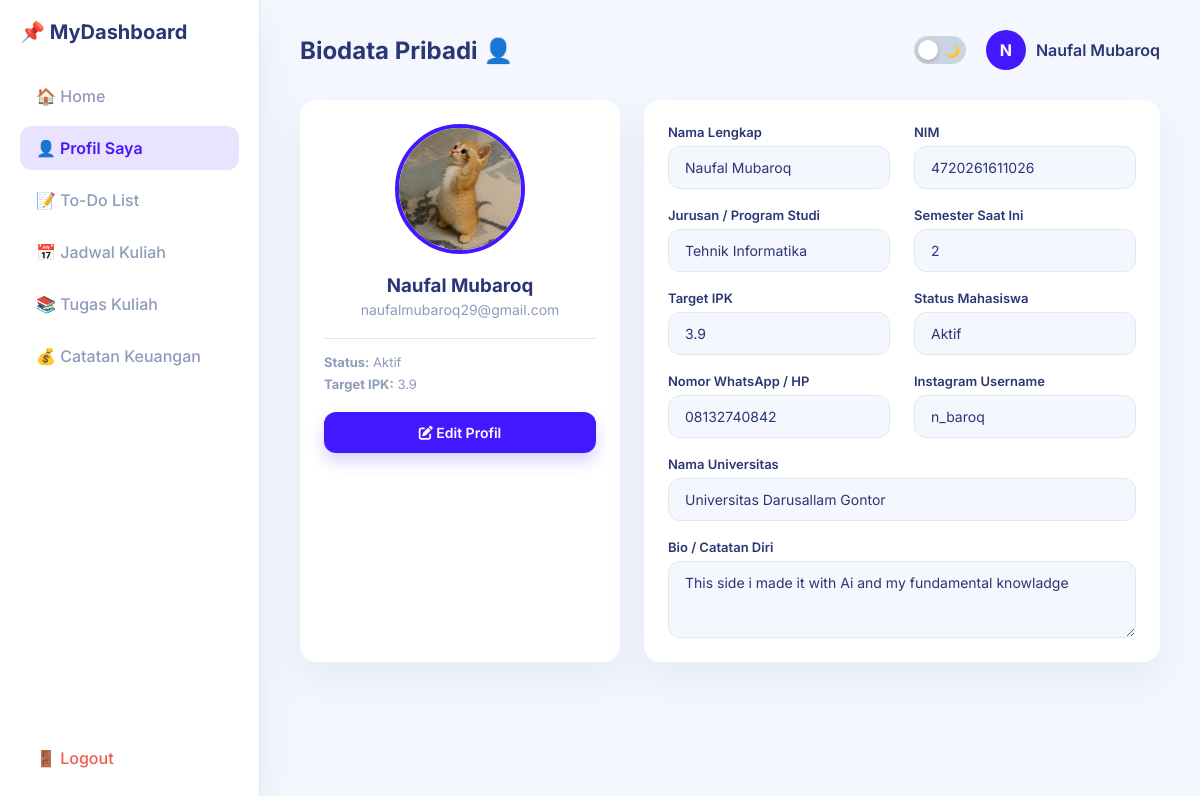
Screenshot of /profil.php (signed in) with the database file from the repository.
### tables this page shows
CREATE TABLE `users` (
  `id` int(11) NOT NULL,
  `nama` varchar(100) NOT NULL,
  `email` varchar(100) NOT NULL,
  `password` varchar(255) NOT NULL,
  `created_at` timestamp NOT NULL DEFAULT current_timestamp(),
  `nim` varchar(20) DEFAULT NULL,
  `jurusan` varchar(100) DEFAULT NULL,
  `semester` int(11) DEFAULT NULL,
  `target_ipk` varchar(10) DEFAULT NULL,
  `status_mhs` varchar(20) DEFAULT 'Aktif',
  `no_hp` varchar(20) DEFAULT NULL,
  `instagram` varchar(100) DEFAULT NULL,
  `github` varchar(200) DEFAULT NULL,
  `bio` text DEFAULT NULL,
  `foto` varchar(255) DEFAULT NULL
);

### profil.php (the view, shortened to what this page needs)
<?php
require 'koneksi.php';
$user_id = $_SESSION['user_id'];
$nama_user = $_SESSION['nama'] ?? 'User';
$query_user = mysqli_query($conn, "SELECT * FROM users WHERE id = '$user_id'");
$user = mysqli_fetch_assoc($query_user);
$foto_profil = (!empty($user['foto']) && file_exists('uploads/' . $user['foto']))
                ? 'uploads/' . $user['foto']
                : 'https://via.placeholder.com/130?text=Foto';
?>
<!DOCTYPE html>
<html lang="id">
<head>
    <link rel="stylesheet" href="dashboard.css?v=<?= time(); ?>">
    <link rel="stylesheet" href="tampilanhp.css?v=<?= time(); ?>">
    <link rel="stylesheet" href="https://cdnjs.cloudflare.com/ajax/libs/font-awesome/6.4.0/css/all.min.css">
</head>
<body>
    <div class="dashboard-container">
        <aside class="sidebar">
            <div class="brand">📌 MyDashboard</div>
            <ul class="sidebar-menu">
                <li><a href="dashboard.php">🏠 Home</a></li>
                <li><a href="profil.php" class="active">👤 Profil Saya</a></li>
                <li><a href="todolist.php">📝 To-Do List</a></li>
                <li><a href="jadwalkuliah.php">📅 Jadwal Kuliah</a></li>
                <li><a href="tugaskl.php">📚 Tugas Kuliah</a></li>
                <li><a href="pencatatankeuangan.php">💰 Catatan Keuangan</a></li>
                <li class="logout-item"><a href="logout.php" class="logout-btn">🚪 Logout</a></li>
            </ul>
        </aside>
        <main class="main-content">
            <header class="top-header">
                <div class="welcome-text" style="display: flex; align-items: center; gap: 12px;">
                    <div>
                        <h1>Biodata Pribadi 👤</h1>
                    </div>
                </div>
                <div style="display: flex; align-items: center; gap: 20px;">
                    <div class="theme-switch-wrapper">
                        <label class="theme-switch" for="checkboxTheme">
                            <div class="slider round">
                                <span>☀️</span>
                                <span>🌙</span>
                            </div>
                        </label>
                    </div>
                    <div class="user-profile-badge">
                        <div class="user-avatar"><?= strtoupper(substr($nama_user, 0, 1)); ?></div>
                        <span><?= htmlspecialchars($nama_user); ?></span>
                    </div>
                </div>
            </header>
            <div class="profile-container">
                <div class="profile-card">
                    <div class="avatar-upload">
                        <img src="<?= $foto_profil; ?>" class="avatar-preview" alt="Foto Profil">
                    </div>
                    <h3><?= htmlspecialchars($user['nama']); ?></h3>
                    <p style="color: var(--text-muted); font-size: 14px; margin-top: 4px;"><?= htmlspecialchars($user['email']); ?></p>
                    <div style="margin-top: 20px; padding-top: 15px; border-top: 1px solid var(--border-color); text-align: left; font-size: 13px; color: var(--text-muted);">
                        <p><strong>Status:</strong> <?= htmlspecialchars($user['status_mhs'] ?? 'Aktif'); ?></p>
                        <p style="margin-top: 6px;"><strong>Target IPK:</strong> <?= htmlspecialchars($user['target_ipk'] ?? '-'); ?></p>
                    </div>
                    <a href="updateprofil.php" class="btn-save" style="display: block; text-align: center; margin-top: 20px; text-decoration: none;">
                        <i class="fas fa-edit"></i> Edit Profil
                    </a>
                </div>
                <div class="profile-form-card">
                    <div class="form-grid">
                        <div class="form-group">
                            <label>Nama Lengkap</label>
                            <input type="text" value="<?= htmlspecialchars($user['nama']); ?>" disabled>
                        </div>
                        <div class="form-group">
                            <label>NIM</label>
                            <input type="text" value="<?= htmlspecialchars($user['nim'] ?? '-'); ?>" disabled>
                        </div>
                        <div class="form-group">
                            <label>Jurusan / Program Studi</label>
                            <input type="text" value="<?= htmlspecialchars($user['jurusan'] ?? '-'); ?>" disabled>
                        </div>
                        <div class="form-group">
                            <label>Semester Saat Ini</label>
                            <input type="text" value="<?= htmlspecialchars($user['semester'] ?? '-'); ?>" disabled>
                        </div>
                        <div class="form-group">
                            <label>Target IPK</label>
                            <input type="text" value="<?= htmlspecialchars($user['target_ipk'] ?? '-'); ?>" disabled>
                        </div>
                        <div class="form-group">
                            <label>Status Mahasiswa</label>
                            <input type="text" value="<?= htmlspecialchars($user['status_mhs'] ?? 'Aktif'); ?>" disabled>
                        </div>
                        <div class="form-group">
                            <label>Nomor WhatsApp / HP</label>
                            <input type="text" value="<?= htmlspecialchars($user['no_hp'] ?? '-'); ?>" disabled>
                        </div>
                        <div class="form-group">
                            <label>Instagram Username</label>
                            <input type="text" value="<?= htmlspecialchars($user['instagram'] ?? '-'); ?>" disabled>
                        </div>
                        <div class="form-group full-width">
                            <label>Nama Universitas</label>
                            <input type="text" value="<?= htmlspecialchars($user['github'] ?? '-'); ?>" disabled>
                        </div>
                        <div class="form-group full-width">
                            <label>Bio / Catatan Diri</label>
                            <textarea rows="3" disabled><?= htmlspecialchars($user['bio'] ?? '-'); ?></textarea>
                        </div>
                    </div>
                </div>
            </div>
        </main>
    </div>
</body>
</html>

### dashboard.css (style rules this page uses)
:root { --bg-main: #f4f7fe; --card-bg: #ffffff; --text-primary: #2b3674; --text-muted: #8f9bba; --border-color: #e2e8f0; --sidebar-bg: #ffffff; --accent-color: #4318ff; --accent-hover: #3311db; --accent-light: #e9e3ff; --danger-color: #ee5d50; --shadow: 0px 18px 40px rgba(112, 144, 176, 0.12); }
* { margin: 0; padding: 0; box-sizing: border-box; font-family: 'Inter', sans-serif; }
body { background-color: var(--bg-main); color: var(--text-primary); display: flex; min-height: 100vh; transition: background-color 0.3s, color 0.3s; }
.dashboard-container { display: flex; width: 100%; }
.sidebar { width: 260px; background-color: var(--sidebar-bg); padding: 20px; display: flex; flex-direction: column; border-right: 1px solid var(--border-color); box-shadow: var(--shadow); position: sticky; top: 0; height: 100vh; flex-shrink: 0; transition: background-color 0.3s, border-color 0.3s; }
.sidebar .brand { font-size: 20px; font-weight: 700; color: var(--text-primary); margin-bottom: 30px; display: flex; align-items: center; gap: 12px; }
.sidebar-menu { list-style: none; display: flex; flex-direction: column; gap: 8px; height: 100%; padding: 0; margin: 0; }
.sidebar-menu li a { display: flex; align-items: center; gap: 12px; padding: 12px 16px; color: var(--text-muted); text-decoration: none; font-weight: 500; border-radius: 12px; transition: all 0.2s ease; }
.sidebar-menu li a:hover, .sidebar-menu li a.active { background-color: var(--accent-light); color: var(--accent-color); font-weight: 600; }
.sidebar-menu .logout-item { margin-top: auto; }
.sidebar-menu li a.logout-btn { color: var(--danger-color); }
.main-content { flex: 1; padding: 30px 40px; overflow-y: auto; }
.top-header { display: flex; justify-content: space-between; align-items: center; margin-bottom: 30px; }
.top-header .welcome-text h1 { font-size: 24px; font-weight: 700; color: var(--text-primary); }
.theme-switch-wrapper { display: flex; align-items: center; }
.theme-switch { position: relative; display: inline-block; width: 52px; height: 28px; }
.slider { position: absolute; cursor: pointer; top: 0; left: 0; right: 0; bottom: 0; background-color: #cbd5e1; transition: .4s; border-radius: 34px; display: flex; align-items: center; justify-content: space-between; padding: 0 6px; font-size: 12px; }
.slider:before { position: absolute; content: ""; height: 20px; width: 20px; left: 4px; bottom: 4px; background-color: white; transition: .4s; border-radius: 50%; z-index: 2; box-shadow: 0 2px 4px rgba(0,0,0,0.2); }
.user-profile-badge { display: flex; align-items: center; gap: 10px; font-weight: 600; color: var(--text-primary); }
.user-avatar { width: 40px; height: 40px; border-radius: 50%; background: var(--accent-color); color: white; display: flex; align-items: center; justify-content: center; font-weight: bold; }
.stat-card, .activity-card, .form-card, .profile-card, .profile-form-card { background: var(--card-bg); color: var(--text-primary); border-radius: 16px; padding: 24px; box-shadow: var(--shadow); transition: background-color 0.3s, color 0.3s, border-color 0.3s; }
.profile-container { display: grid; grid-template-columns: 320px 1fr; gap: 24px; margin-top: 10px; }
.profile-card { text-align: center; }
.avatar-upload { position: relative; max-width: 130px; margin: 0 auto 16px auto; }
.avatar-preview { width: 130px; height: 130px; border-radius: 50%; object-fit: cover; border: 4px solid var(--accent-color); }
.form-grid { display: grid; grid-template-columns: 1fr 1fr; gap: 18px 24px; }
.form-group { display: flex; flex-direction: column; }
.form-group label { font-size: 13px; font-weight: 600; color: var(--text-primary); margin-bottom: 6px; }
.form-group input, .form-group select, .form-group textarea { width: 100%; padding: 12px 16px; background-color: var(--bg-main); color: var(--text-primary); border: 1.5px solid var(--border-color); border-radius: 12px; font-size: 14px; outline: none; transition: all 0.25s ease; }
.full-width { grid-column: span 2; }
.btn-save { padding: 12px 24px; background-color: var(--accent-color); color: #ffffff; border: none; border-radius: 12px; font-size: 14px; font-weight: 600; cursor: pointer; transition: all 0.25s ease; box-shadow: 0px 8px 16px rgba(67, 24, 255, 0.2); }

### rows the page displays
users: foto (picture), nama "Naufal Mubaroq", email "naufalmubaroq29@gmail.com", status_mhs "Aktif", target_ipk "3.9", nim "4720261611026", jurusan "Tehnik Informatika", semester "2", no_hp "08132740842", instagram "n_baroq", github "Universitas Darusallam Gontor", bio "This side i made it with Ai and my fundamental knowladge"

### other values shown
substr($nama_user, 0, 1) "N"
$nama_user "Naufal Mubaroq"
